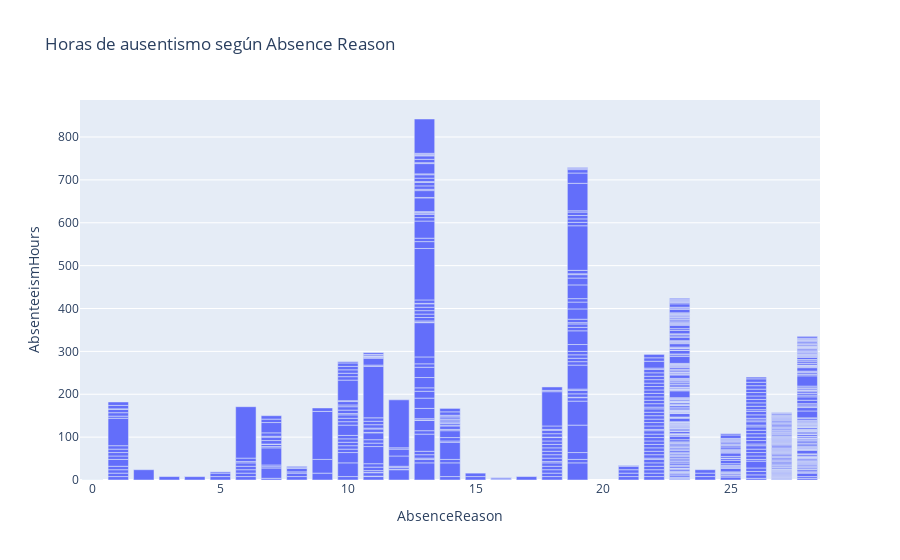

Notebook code for this chart:
### Code cell
fig = px.bar(df,x="AbsenceReason", y="AbsenteeismHours", title="Horas de ausentismo según Absence Reason")
fig.show()

### Figure 1 — Plotly figure (JSON) as saved in the notebook; plotly's stock layout.template omitted (floating-point values rounded to 4 significant figures; data arrays with more than 128 entries replaced by an {"elided": "..."} marker saying what was removed)
{"data": [{"alignmentgroup": "True", "hovertemplate": "AbsenceReason=%{x}<br>AbsenteeismHours=%{y}<extra></extra>", "legendgroup": "", "marker": {"color": "#636efa", "pattern": {"shape": ""}}, "name": "", "offsetgroup": "", "orientation": "v", "showlegend": false, "textposition": "auto", "type": "bar", "x": {"elided": "740 int values"}, "xaxis": "x", "y": {"elided": "740 int values"}, "yaxis": "y"}], "layout": {"barmode": "relative", "legend": {"tracegroupgap": 0}, "title": {"text": "Horas de ausentismo según Absence Reason"}, "xaxis": {"anchor": "y", "domain": [0, 1], "title": {"text": "AbsenceReason"}}, "yaxis": {"anchor": "x", "domain": [0, 1], "title": {"text": "AbsenteeismHours"}}}}
